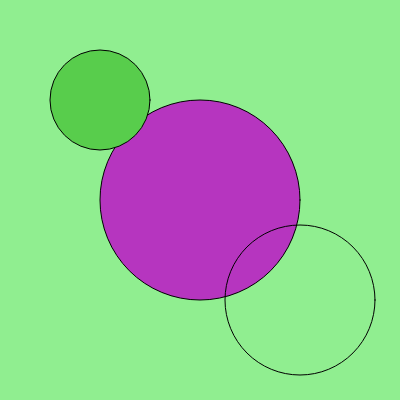
Frame 1 (no input)
Frame 60 (no input): identical to frame 1, image omitted
Frame 120 (the mouse pressed at the canvas centre since frame 60): identical to frame 1, image omitted

The p5.js sketch that drew this single still picture (run headless with seeded random() and noise() and a simulated clock; from frame 60 on, the mouse is pressed at the canvas centre):

// p5.js sketch
// ── sketch.js
function setup() {
  createCanvas(400, 400);
  background("lightgreen");
  fill(random(255),random(255),random(255));
  circle(200,200,200);
  fill(random(255),random(255),random(255));
  circle(100,100,100);
  noFill();
  circle(300,300,150);
  
}
function draw(){
  
}
  
